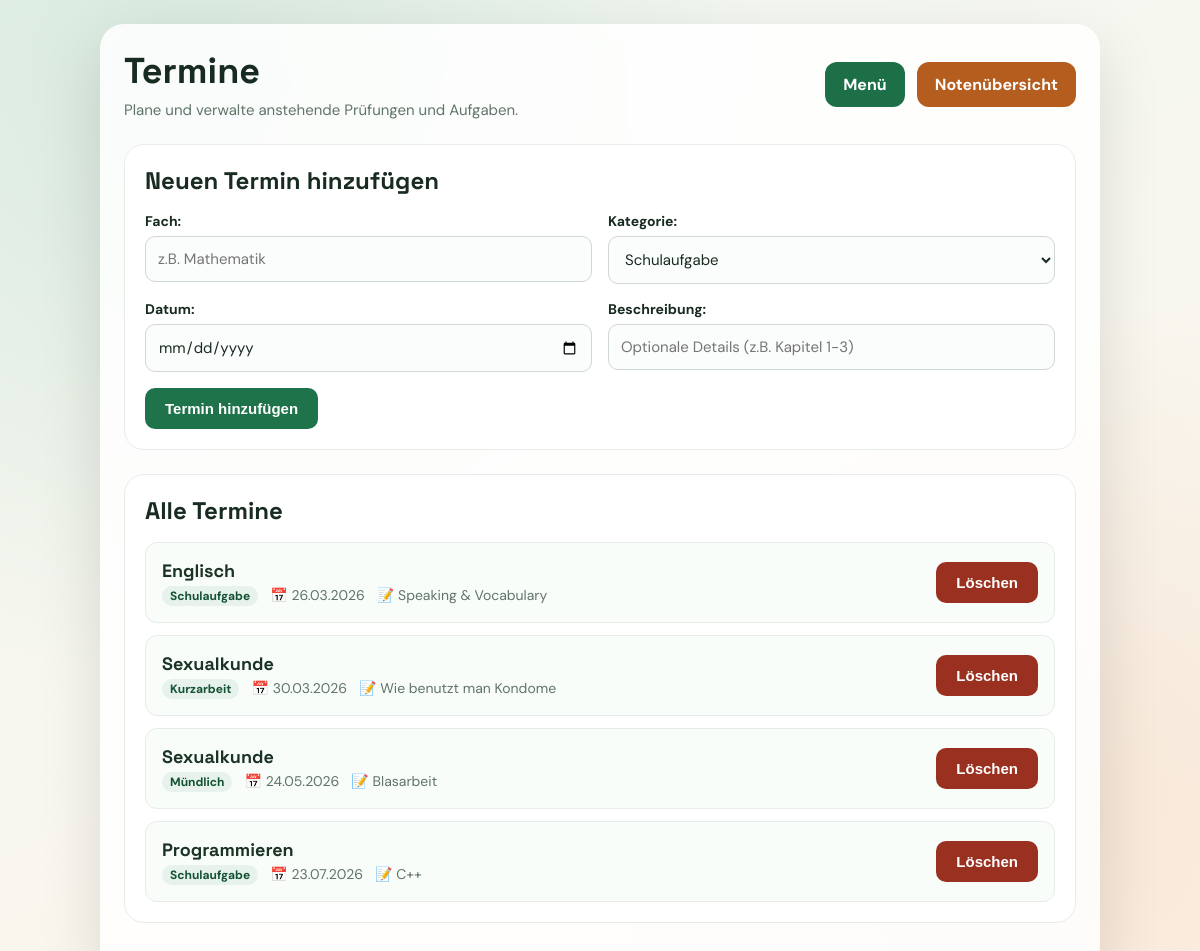
/termine (signed in), run on an earlier commit of the app's database.
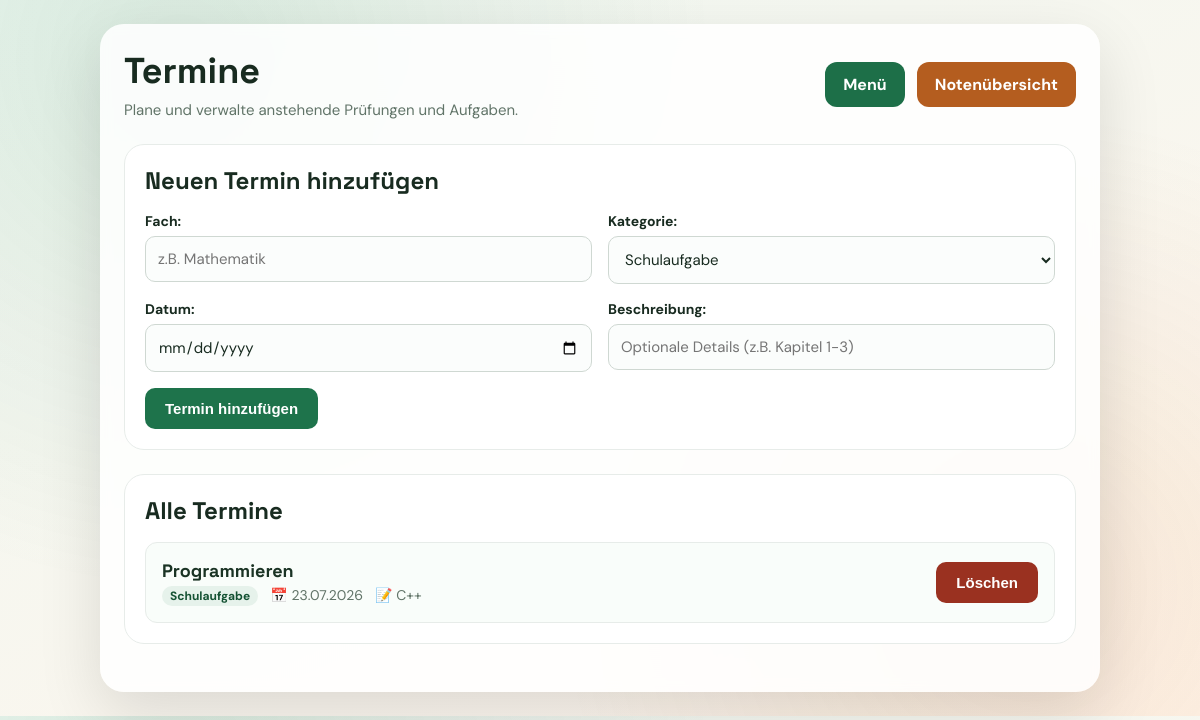
And on a later commit of the database.
### tables this page shows
CREATE TABLE appointments (
            id INTEGER PRIMARY KEY AUTOINCREMENT,
            user_id INTEGER NOT NULL,
            title TEXT NOT NULL,
            description TEXT,
            date TEXT NOT NULL,
            category TEXT,
            FOREIGN KEY (user_id) REFERENCES users (id)
        );

### main.py (the view)
@app.route("/termine")
def termine():
    if "user_id" not in session:
        return redirect(url_for("login"))
    conn = get_connection()
    cursor = conn.cursor()
    cursor.execute("SELECT * FROM appointments WHERE user_id = ? ORDER BY date ASC", (session["user_id"],))
    appointments = cursor.fetchall()
    conn.close()
    today = datetime.now().strftime("%Y-%m-%d")
    return render_template("termine.html", appointments=appointments, today=today)

### db.py (called while the page is built)
def get_connection():
    connection = sqlite3.connect("schulmanager.db")
    connection.row_factory = sqlite3.Row
    return connection

### templates/termine.html (shortened to what this page needs)
<!DOCTYPE html>
<html lang="de">
    <head>
    </head>
    <body>
        <main class="container">
            <header class="topbar">
                <div>
                    <h1 class="title">Termine</h1>
                    <p class="subtitle">Plane und verwalte anstehende Prüfungen und Aufgaben.</p>
                </div>
                <nav class="nav" aria-label="Navigation">
                    <a class="link-btn" href="/">Menü</a>
                    <a class="link-btn alt" href="notenuebersicht">Notenübersicht</a>
                </nav>
            </header>
            <section class="panel">
                <h2>Neuen Termin hinzufügen</h2>
                <form action="/appointments/add" method="post">
                    <div class="form-grid">
                        <div>
                            <label>Fach:</label>
                            <input type="text" name="title" required placeholder="z.B. Mathematik">
                        </div>
                        <div>
                            <label>Kategorie:</label>
                            <select name="category" required>
                                <option value="Schulaufgabe">Schulaufgabe</option>
                            </select>
                        </div>
                    </div>
                    <div class="form-grid">
                        <div>
                            <label>Datum:</label>
                            <input type="date" name="date" required min="{{ today }}">
                        </div>
                        <div>
                            <label>Beschreibung:</label>
                            <input type="text" name="description" placeholder="Optionale Details (z.B. Kapitel 1-3)">
                        </div>
                    </div>
                    <button class="btn" type="submit">Termin hinzufügen</button>
                </form>
            </section>
            <section class="panel">
                <h2>Alle Termine</h2>
                {% if appointments %}
                    <ul class="appointments-list">
                        {% for appointment in appointments %}
                            <li class="appointment-item">
                                <div class="appointment-details">
                                    <h3 class="appointment-title">{{ appointment["title"] }}</h3>
                                    <div class="appointment-meta">
                                        <span class="badge">{{ appointment["category"] }}</span>
                                        <span>📅 {{ appointment["date"][8:10] }}.{{ appointment["date"][5:7] }}.{{ appointment["date"][0:4] }}</span>
                                        {% if appointment["description"] %}
                                            <span>📝 {{ appointment["description"] }}</span>
                                        {% endif %}
                                    </div>
                                </div>
                                <form action="/appointments/delete/{{ appointment['id'] }}" method="POST" style="margin: 0;">
                                    <button class="btn danger" type="submit" onclick="return confirm('Termin wirklich löschen?')">Löschen</button>
                                </form>
                            </li>
                        {% endfor %}
                    </ul>
                {% else %}
                    <p class="empty-text">Es sind noch keine Termine vorhanden.</p>
                {% endif %}
            </section>
        </main>
    </body>
</html>

### templates/termine.html (style rules this page uses)
:root { --bg-top: #f0f8f2; --bg-bottom: #fff5ec; --text: #182b20; --muted: #617468; --panel: #ffffff; --line: #e7ece9; --good: #1e734b; --danger: #9a3120; }
* { box-sizing: border-box; }
body { margin: 0; font-family: "DM Sans", "Segoe UI", sans-serif; color: var(--text); background: radial-gradient(circle at 15% 8%, rgba(34, 125, 79, 0.12), transparent 44%), radial-gradient(circle at 86% 82%, rgba(203, 118, 44, 0.12), transparent 40%), linear-gradient(155deg, var(--bg-top), var(--bg-bottom)); }
.container { width: min(1000px, 98vw); margin: 24px auto; background: rgba(255, 255, 255, 0.86); border-radius: 24px; padding: 24px; box-shadow: 0 22px 64px rgba(0, 0, 0, 0.12); backdrop-filter: blur(6px); }
.topbar { display: flex; flex-wrap: wrap; justify-content: space-between; align-items: center; gap: 16px; margin-bottom: 24px; }
.title { margin: 0; font-family: "Space Grotesk", "Segoe UI", sans-serif; font-size: clamp(28px, 4vw, 36px); }
.subtitle { margin: 6px 0 0; font-size: 15px; color: var(--muted); }
.nav { display: flex; gap: 12px; }
.link-btn { text-decoration: none; border-radius: 12px; padding: 12px 18px; font-weight: 700; color: #ffffff; background: #1d6f48; transition: transform 0.2s, box-shadow 0.2s; }
.link-btn.alt { background: #b45d1f; }
.panel { background: var(--panel); border-radius: 20px; border: 1px solid var(--line); padding: 20px; margin-bottom: 24px; }
.panel h2 { margin: 0 0 16px 0; font-family: "Space Grotesk", "Segoe UI", sans-serif; }
form label { display: block; font-size: 14px; font-weight: 700; margin-bottom: 6px; color: var(--text); }
form input, form select { width: 100%; padding: 12px; border: 1px solid #cfd8d2; border-radius: 10px; background: #fbfdfc; font-family: inherit; font-size: 15px; color: var(--text); margin-bottom: 16px; transition: border-color 0.2s; }
.form-grid { display: grid; grid-template-columns: repeat(auto-fit, minmax(200px, 1fr)); gap: 0 16px; }
.btn { border: none; border-radius: 10px; padding: 12px 20px; font-weight: 700; color: #fff; background: var(--good); cursor: pointer; font-size: 15px; transition: transform 0.2s, box-shadow 0.2s; }
.btn.danger { background: var(--danger); }
.appointments-list { list-style: none; padding: 0; margin: 0; display: flex; flex-direction: column; gap: 12px; }
.appointment-item { display: flex; flex-wrap: wrap; align-items: center; justify-content: space-between; padding: 16px; border-radius: 12px; background: #f9fdfa; border: 1px solid var(--line); gap: 16px; }
.appointment-details { display: flex; flex-direction: column; gap: 4px; }
.appointment-title { margin: 0; font-size: 18px; font-family: "Space Grotesk", "Segoe UI", sans-serif; color: #1a3324; }
.appointment-meta { font-size: 14px; color: var(--muted); display: flex; gap: 12px; flex-wrap: wrap; }
.badge { display: inline-block; padding: 2px 8px; border-radius: 12px; font-size: 12px; font-weight: 700; background: #e6f2eb; color: #145233; }

What changed in the data, as far as the page shows it:
removed appointments: title "Englisch", category "Schulaufgabe", date "26", date "03", date "2026", description "Speaking & Vocabulary"
removed appointments: title "Sexualkunde", category "Kurzarbeit", date "30", date "03", date "2026", description "Wie benutzt man Kondome"
removed appointments: title "Sexualkunde", category "Mündlich", date "24", date "05", date "2026", description "Blasarbeit"
